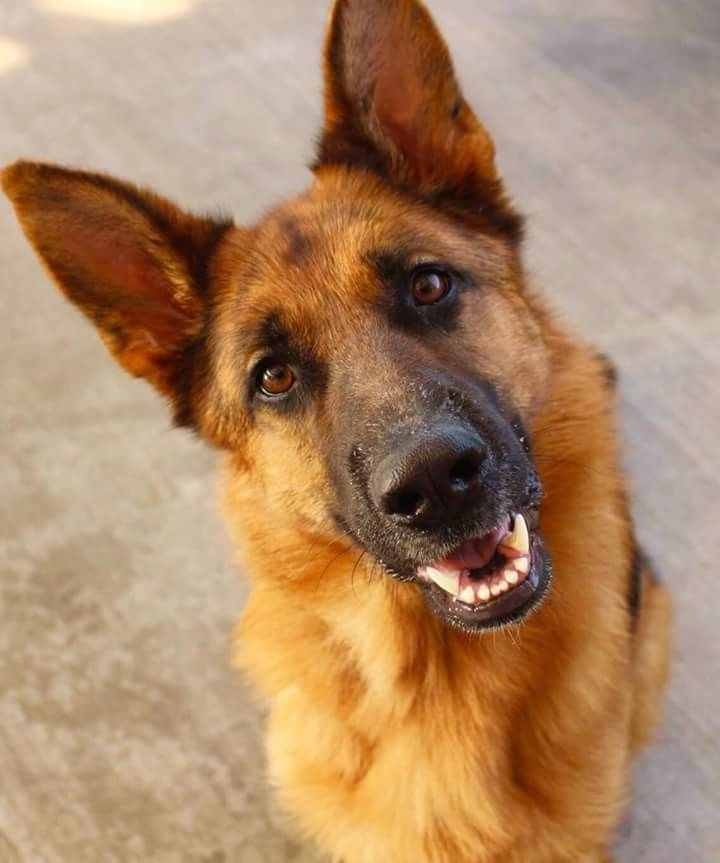
#> input picture dataprepare_machinelearning_pipeline/Images/dog_test.jpg, 720 x 863 px
$ jupyter execute --allow-errors animal_classification_step2.ipynb
#> lines starting #> are read from the running program, lines starting #| are printed output that depends on the picture
#> (reads data_animals_head_20.pickle from the repository)
[cell 1]
import os
import re
import pickle
import numpy as np
import pandas as pd
import matplotlib.pyplot as plt
import seaborn as sns
import sklearn
from sklearn.model_selection import train_test_split
from sklearn import metrics

[cell 2]
import skimage
import skimage.io
import skimage.color
import skimage.feature
import skimage.transform

[cell 3]
skimage.__version__

#> (a cell that did not finish here is left out)

#> (a cell that did not finish here is left out)

#> (a cell that did not finish here is left out)

#> (a cell that did not finish here is left out)

#> (a cell that did not finish here is left out)

### Feature Extraction

[cell 9]
img=skimage.io.imread("dataprepare_machinelearning_pipeline/Images/dog_test.jpg")
#> img is the input picture: shape (863, 720, 3); mean R, G, B 172.5, 136.2, 103.3
plt.figure(figsize=(6,10))
plt.imshow(img);

[cell 10]
# hog transform
img_re=skimage.transform.rescale(img,1/3).reshape((288,240))
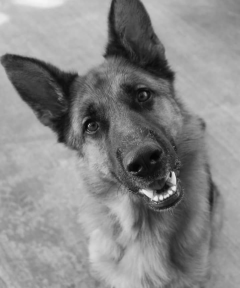
#> img_re: shape (288, 240) float64; min 0.0176, max 0.97, mean 0.537
gray=skimage.color.rgb2gray(img_re)
feature_vector,hog_img=skimage.feature.hog(gray,orientations=9,
                                          pixels_per_cell=(14,14),
                                          cells_per_block=(2,2),
                                          visualize=True)
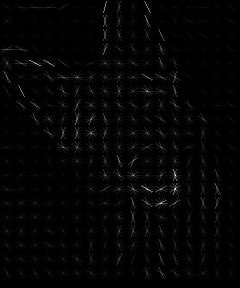
#> hog_img: shape (288, 240) float64; min 0, max 0.159, mean 0.00269; drawn with min black and max white
#> feature_vector = 10944 values, max 0.558 at index 225, min 0 at index 51, mean 0.144

[cell 11]
len(feature_vector)
#> Out = 10944

[cell 12]
gray.shape
#> Out = (288, 240)

[cell 13]
863*720

[cell 14]
plt.figure(figsize=(12,10))
plt.subplot(1,2,1)
plt.imshow(gray,cmap='gray')
plt.subplot(1,2,2)
plt.imshow(hog_img,cmap='gray');
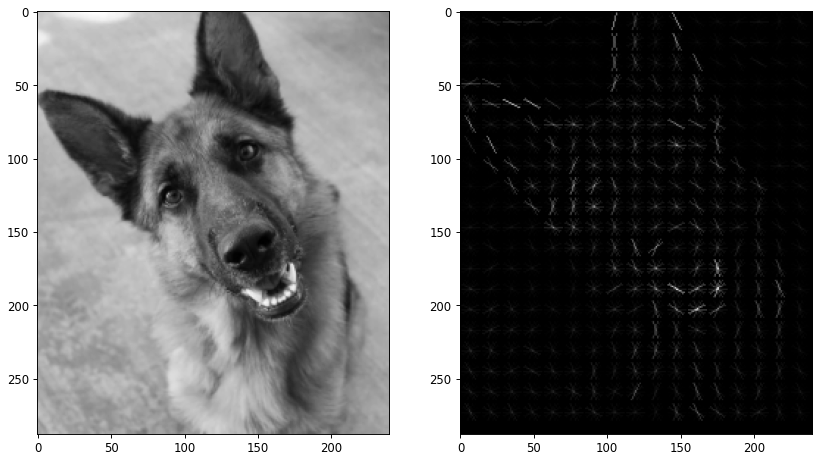
#> figure drawn by matplotlib, 2 panels
